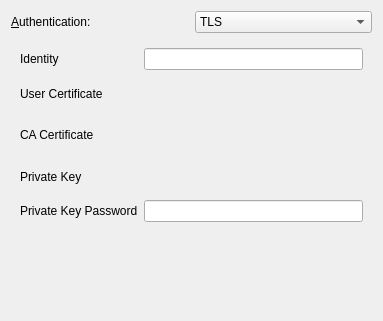
<ui version="4.0" >
 <class>Security</class>
 <widget class="QWidget" name="Security" >
  <property name="geometry" >
   <rect>
    <x>0</x>
    <y>0</y>
    <width>383</width>
    <height>321</height>
   </rect>
  </property>
  <property name="windowTitle" >
   <string>Security</string>
  </property>
  <layout class="QVBoxLayout" name="verticalLayout_5" >
   <item>
    <layout class="QGridLayout" name="gridLayout_2" >
     <item row="0" column="0" >
      <widget class="QLabel" name="label_5" >
       <property name="text" >
        <string>&amp;Authentication:</string>
       </property>
       <property name="buddy" >
        <cstring>kcombobox_4</cstring>
       </property>
      </widget>
     </item>
     <item row="0" column="1" >
      <widget class="KComboBox" name="kcombobox_4" >
       <property name="toolTip" >
        <string>Authentication scheme to use</string>
       </property>
       <item>
        <property name="text" >
         <string>TLS</string>
        </property>
       </item>
       <item>
        <property name="text" >
         <string>Tunneled TLS</string>
        </property>
       </item>
       <item>
        <property name="text" >
         <string>Protected EAP (PEAP)</string>
        </property>
       </item>
      </widget>
     </item>
    </layout>
   </item>
   <item>
    <widget class="QStackedWidget" name="stackedwidget" >
     <property name="currentIndex" >
      <number>0</number>
     </property>
     <widget class="QWidget" name="tlsPage" >
      <layout class="QVBoxLayout" name="verticalLayout_2" >
       <item>
        <layout class="QGridLayout" name="gridLayout" >
         <item row="0" column="0" >
          <widget class="QLabel" name="label" >
           <property name="text" >
            <string>Identity</string>
           </property>
          </widget>
         </item>
         <item row="0" column="1" >
          <widget class="KLineEdit" name="kcfg_identity" />
         </item>
         <item row="1" column="0" >
          <widget class="QLabel" name="label_2" >
           <property name="text" >
            <string>User Certificate</string>
           </property>
          </widget>
         </item>
         <item row="1" column="1" >
          <widget class="KUrlRequester" name="kcfg_clientcert" />
         </item>
         <item row="2" column="0" >
          <widget class="QLabel" name="label_3" >
           <property name="text" >
            <string>CA Certificate</string>
           </property>
          </widget>
         </item>
         <item row="2" column="1" >
          <widget class="KUrlRequester" name="kcfg_cacert" />
         </item>
         <item row="3" column="0" >
          <widget class="QLabel" name="label_4" >
           <property name="text" >
            <string>Private Key</string>
           </property>
          </widget>
         </item>
         <item row="3" column="1" >
          <widget class="KUrlRequester" name="kcfg_privatekey" />
         </item>
         <item row="4" column="0" >
          <widget class="QLabel" name="label_6" >
           <property name="text" >
            <string>Private Key Password</string>
           </property>
          </widget>
         </item>
         <item row="4" column="1" >
          <widget class="KLineEdit" name="kcfg_privkeypw" />
         </item>
        </layout>
       </item>
      </layout>
     </widget>
     <widget class="QWidget" name="leapPage" >
      <layout class="QVBoxLayout" name="verticalLayout" >
       <item>
        <layout class="QGridLayout" name="gridLayout_3" >
         <item row="0" column="0" >
          <widget class="QLabel" name="label_8" >
           <property name="text" >
            <string>&amp;Username</string>
           </property>
           <property name="buddy" >
            <cstring>kcfg_username</cstring>
           </property>
          </widget>
         </item>
         <item row="0" column="1" >
          <widget class="KLineEdit" name="kcfg_username" />
         </item>
         <item row="1" column="0" >
          <widget class="QLabel" name="label_9" >
           <property name="text" >
            <string>&amp;Password</string>
           </property>
           <property name="buddy" >
            <cstring>kcfg_password</cstring>
           </property>
          </widget>
         </item>
         <item row="1" column="1" >
          <widget class="KLineEdit" name="kcfg_password" />
         </item>
        </layout>
       </item>
       <item>
        <spacer name="verticalSpacer" >
         <property name="orientation" >
          <enum>Qt::Vertical</enum>
         </property>
         <property name="sizeHint" stdset="0" >
          <size>
           <width>20</width>
           <height>130</height>
          </size>
         </property>
        </spacer>
       </item>
      </layout>
     </widget>
     <widget class="QWidget" name="ttlsPage" >
      <layout class="QVBoxLayout" name="verticalLayout_3" >
       <item>
        <layout class="QGridLayout" name="gridLayout_4" >
         <item row="0" column="0" >
          <widget class="QLabel" name="label_12" >
           <property name="text" >
            <string>&amp;Identity</string>
           </property>
           <property name="buddy" >
            <cstring>kcfg_identity</cstring>
           </property>
          </widget>
         </item>
         <item row="0" column="1" >
          <widget class="KLineEdit" name="kcfg_identity_2" />
         </item>
         <item row="1" column="0" >
          <widget class="QLabel" name="label_7" >
           <property name="text" >
            <string>&amp;CA Certificate</string>
           </property>
           <property name="buddy" >
            <cstring>kcfg_cacert</cstring>
           </property>
          </widget>
         </item>
         <item row="1" column="1" >
          <widget class="KUrlRequester" name="kcfg_cacert_2" />
         </item>
         <item row="2" column="0" >
          <widget class="QLabel" name="label_13" >
           <property name="text" >
            <string>Inner &amp;authentication</string>
           </property>
           <property name="buddy" >
            <cstring>kcombobox</cstring>
           </property>
          </widget>
         </item>
         <item row="2" column="1" >
          <widget class="KComboBox" name="kcombobox" >
           <item>
            <property name="text" >
             <string>PAP</string>
            </property>
           </item>
           <item>
            <property name="text" >
             <string>MSCHAP</string>
            </property>
           </item>
           <item>
            <property name="text" >
             <string>MSCHAPv2</string>
            </property>
           </item>
           <item>
            <property name="text" >
             <string>CHAP</string>
            </property>
           </item>
          </widget>
         </item>
         <item row="3" column="0" >
          <widget class="QLabel" name="label_10" >
           <property name="text" >
            <string>&amp;Username</string>
           </property>
           <property name="buddy" >
            <cstring>klineedit</cstring>
           </property>
          </widget>
         </item>
         <item row="3" column="1" >
          <widget class="KLineEdit" name="klineedit" />
         </item>
         <item row="4" column="0" >
          <widget class="QLabel" name="label_11" >
           <property name="text" >
            <string>&amp;Password</string>
           </property>
           <property name="buddy" >
            <cstring>klineedit_2</cstring>
           </property>
          </widget>
         </item>
         <item row="4" column="1" >
          <widget class="KLineEdit" name="klineedit_2" />
         </item>
        </layout>
       </item>
       <item>
        <spacer name="verticalSpacer_3" >
         <property name="orientation" >
          <enum>Qt::Vertical</enum>
         </property>
         <property name="sizeHint" stdset="0" >
          <size>
           <width>20</width>
           <height>32</height>
          </size>
         </property>
        </spacer>
       </item>
      </layout>
     </widget>
     <widget class="QWidget" name="peapPage" >
      <layout class="QVBoxLayout" name="verticalLayout_4" >
       <item>
        <layout class="QGridLayout" name="gridLayout_5" >
         <item row="0" column="0" >
          <widget class="QLabel" name="label_14" >
           <property name="text" >
            <string>Anonymous &amp;identity</string>
           </property>
           <property name="buddy" >
            <cstring>kcfg_identity</cstring>
           </property>
          </widget>
         </item>
         <item row="0" column="1" >
          <widget class="KLineEdit" name="kcfg_identity_3" />
         </item>
         <item row="1" column="0" >
          <widget class="QLabel" name="label_16" >
           <property name="text" >
            <string>&amp;CA Certificate</string>
           </property>
           <property name="buddy" >
            <cstring>kcfg_cacert</cstring>
           </property>
          </widget>
         </item>
         <item row="1" column="1" >
          <widget class="KUrlRequester" name="kcfg_cacert_3" />
         </item>
         <item row="2" column="0" >
          <widget class="QLabel" name="label_18" >
           <property name="text" >
            <string>PEAP &amp;version</string>
           </property>
           <property name="buddy" >
            <cstring>kcfg_phase1peapver</cstring>
           </property>
          </widget>
         </item>
         <item row="2" column="1" >
          <widget class="KComboBox" name="kcfg_phase1peapver" >
           <item>
            <property name="text" >
             <string>Version 0</string>
            </property>
           </item>
           <item>
            <property name="text" >
             <string>Version 1</string>
            </property>
           </item>
          </widget>
         </item>
         <item row="3" column="0" >
          <widget class="QLabel" name="label_19" >
           <property name="text" >
            <string>Inner &amp;authentication</string>
           </property>
           <property name="buddy" >
            <cstring>kcombobox</cstring>
           </property>
          </widget>
         </item>
         <item row="3" column="1" >
          <widget class="KComboBox" name="kcombobox_2" >
           <item>
            <property name="text" >
             <string>PAP</string>
            </property>
           </item>
           <item>
            <property name="text" >
             <string>MSCHAP</string>
            </property>
           </item>
           <item>
            <property name="text" >
             <string>MSCHAPv2</string>
            </property>
           </item>
           <item>
            <property name="text" >
             <string>CHAP</string>
            </property>
           </item>
          </widget>
         </item>
         <item row="4" column="0" >
          <widget class="QLabel" name="label_15" >
           <property name="text" >
            <string>&amp;Username</string>
           </property>
           <property name="buddy" >
            <cstring>klineedit</cstring>
           </property>
          </widget>
         </item>
         <item row="4" column="1" >
          <widget class="KLineEdit" name="klineedit_4" />
         </item>
         <item row="5" column="0" >
          <widget class="QLabel" name="label_17" >
           <property name="text" >
            <string>&amp;Password</string>
           </property>
           <property name="buddy" >
            <cstring>klineedit_2</cstring>
           </property>
          </widget>
         </item>
         <item row="5" column="1" >
          <widget class="KLineEdit" name="klineedit_3" />
         </item>
        </layout>
       </item>
       <item>
        <spacer name="verticalSpacer_4" >
         <property name="orientation" >
          <enum>Qt::Vertical</enum>
         </property>
         <property name="sizeHint" stdset="0" >
          <size>
           <width>20</width>
           <height>0</height>
          </size>
         </property>
        </spacer>
       </item>
      </layout>
     </widget>
    </widget>
   </item>
   <item>
    <spacer name="verticalSpacer_2" >
     <property name="orientation" >
      <enum>Qt::Vertical</enum>
     </property>
     <property name="sizeHint" stdset="0" >
      <size>
       <width>141</width>
       <height>85</height>
      </size>
     </property>
    </spacer>
   </item>
  </layout>
 </widget>
 <customwidgets>
  <customwidget>
   <class>KComboBox</class>
   <extends>QComboBox</extends>
   <header>kcombobox.h</header>
  </customwidget>
  <customwidget>
   <class>KLineEdit</class>
   <extends>QLineEdit</extends>
   <header>klineedit.h</header>
  </customwidget>
  <customwidget>
   <class>KUrlRequester</class>
   <extends>QFrame</extends>
   <header>kurlrequester.h</header>
  </customwidget>
 </customwidgets>
 <resources/>
 <connections/>
</ui>
